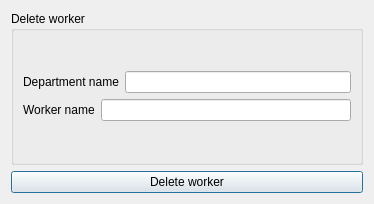
<?xml version="1.0" encoding="UTF-8"?>
<ui version="4.0">
 <class>delete_worker</class>
 <widget class="QDialog" name="delete_worker">
  <property name="geometry">
   <rect>
    <x>0</x>
    <y>0</y>
    <width>374</width>
    <height>204</height>
   </rect>
  </property>
  <property name="windowTitle">
   <string>Dialog</string>
  </property>
  <layout class="QVBoxLayout" name="verticalLayout_2">
   <item>
    <widget class="QGroupBox" name="groupBox">
     <property name="title">
      <string>Delete worker</string>
     </property>
     <layout class="QVBoxLayout" name="verticalLayout_3">
      <item>
       <layout class="QVBoxLayout" name="verticalLayout">
        <item>
         <layout class="QHBoxLayout" name="horizontalLayout">
          <item>
           <widget class="QLabel" name="label">
            <property name="text">
             <string>Department name</string>
            </property>
           </widget>
          </item>
          <item>
           <widget class="QLineEdit" name="departmentName"/>
          </item>
         </layout>
        </item>
        <item>
         <layout class="QHBoxLayout" name="horizontalLayout_2">
          <item>
           <widget class="QLabel" name="label_2">
            <property name="text">
             <string>Worker name</string>
            </property>
           </widget>
          </item>
          <item>
           <widget class="QLineEdit" name="workerName"/>
          </item>
         </layout>
        </item>
       </layout>
      </item>
     </layout>
    </widget>
   </item>
   <item>
    <widget class="QPushButton" name="pushButton">
     <property name="text">
      <string>Delete worker</string>
     </property>
    </widget>
   </item>
  </layout>
 </widget>
 <resources/>
 <connections/>
</ui>
